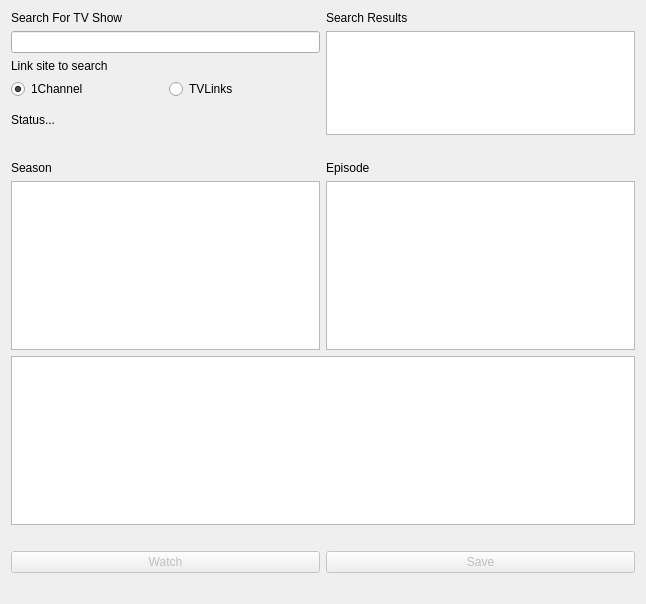
<?xml version="1.0" encoding="UTF-8"?>
<ui version="4.0">
 <class>Form</class>
 <widget class="QWidget" name="Form">
  <property name="geometry">
   <rect>
    <x>0</x>
    <y>0</y>
    <width>646</width>
    <height>604</height>
   </rect>
  </property>
  <property name="windowTitle">
   <string>Jankflix</string>
  </property>
  <layout class="QHBoxLayout" name="horizontalLayout">
   <item>
    <layout class="QGridLayout" name="gridLayout">
     <item row="2" column="0">
      <widget class="QLabel" name="label">
       <property name="text">
        <string>Search For TV Show</string>
       </property>
      </widget>
     </item>
     <item row="16" column="0">
      <widget class="QPushButton" name="myWatchPushButton">
       <property name="enabled">
        <bool>false</bool>
       </property>
       <property name="sizePolicy">
        <sizepolicy hsizetype="MinimumExpanding" vsizetype="Fixed">
         <horstretch>0</horstretch>
         <verstretch>0</verstretch>
        </sizepolicy>
       </property>
       <property name="text">
        <string>Watch</string>
       </property>
      </widget>
     </item>
     <item row="3" column="0">
      <widget class="QLineEdit" name="mySearchLineEdit"/>
     </item>
     <item row="4" column="0">
      <widget class="QLabel" name="label_5">
       <property name="text">
        <string>Link site to search</string>
       </property>
      </widget>
     </item>
     <item row="5" column="0">
      <layout class="QHBoxLayout" name="horizontalLayout_3">
       <item>
        <widget class="QRadioButton" name="my1ChannelRadioButton">
         <property name="text">
          <string>1Channel</string>
         </property>
         <property name="checked">
          <bool>true</bool>
         </property>
        </widget>
       </item>
       <item>
        <widget class="QRadioButton" name="myTVLinksRadioButton">
         <property name="text">
          <string>TVLinks</string>
         </property>
         <property name="checked">
          <bool>false</bool>
         </property>
        </widget>
       </item>
      </layout>
     </item>
     <item row="6" column="0" rowspan="3">
      <widget class="QLabel" name="myStatusLabel">
       <property name="text">
        <string>Status...</string>
       </property>
      </widget>
     </item>
     <item row="2" column="1">
      <widget class="QLabel" name="label_4">
       <property name="text">
        <string>Search Results</string>
       </property>
      </widget>
     </item>
     <item row="12" column="1">
      <widget class="QLabel" name="label_3">
       <property name="text">
        <string>Episode</string>
       </property>
      </widget>
     </item>
     <item row="12" column="0">
      <widget class="QLabel" name="label_2">
       <property name="text">
        <string>Season</string>
       </property>
      </widget>
     </item>
     <item row="19" column="0" colspan="2">
      <layout class="QGridLayout" name="myDownloadGridLayout"/>
     </item>
     <item row="15" column="0" colspan="2">
      <spacer name="horizontalSpacer_2">
       <property name="orientation">
        <enum>Qt::Horizontal</enum>
       </property>
       <property name="sizeHint" stdset="0">
        <size>
         <width>40</width>
         <height>20</height>
        </size>
       </property>
      </spacer>
     </item>
     <item row="11" column="0" colspan="2">
      <spacer name="horizontalSpacer_3">
       <property name="orientation">
        <enum>Qt::Horizontal</enum>
       </property>
       <property name="sizeHint" stdset="0">
        <size>
         <width>40</width>
         <height>20</height>
        </size>
       </property>
      </spacer>
     </item>
     <item row="16" column="1">
      <widget class="QPushButton" name="mySavePushButton">
       <property name="enabled">
        <bool>false</bool>
       </property>
       <property name="text">
        <string>Save</string>
       </property>
      </widget>
     </item>
     <item row="14" column="0" colspan="2">
      <widget class="QTextBrowser" name="textBrowser">
       <property name="html">
        <string>&lt;!DOCTYPE HTML PUBLIC &quot;-//W3C//DTD HTML 4.0//EN&quot; &quot;http://www.w3.org/TR/REC-html40/strict.dtd&quot;&gt;
&lt;html&gt;&lt;head&gt;&lt;meta name=&quot;qrichtext&quot; content=&quot;1&quot; /&gt;&lt;style type=&quot;text/css&quot;&gt;
p, li { white-space: pre-wrap; }
&lt;/style&gt;&lt;/head&gt;&lt;body style=&quot; font-family:'Ubuntu'; font-size:11pt; font-weight:400; font-style:normal;&quot;&gt;
&lt;p style=&quot;-qt-paragraph-type:empty; margin-top:0px; margin-bottom:0px; margin-left:0px; margin-right:0px; -qt-block-indent:0; text-indent:0px;&quot;&gt;&lt;br /&gt;&lt;/p&gt;&lt;/body&gt;&lt;/html&gt;</string>
       </property>
      </widget>
     </item>
     <item row="17" column="0" colspan="2">
      <spacer name="horizontalSpacer">
       <property name="orientation">
        <enum>Qt::Horizontal</enum>
       </property>
       <property name="sizeHint" stdset="0">
        <size>
         <width>40</width>
         <height>20</height>
        </size>
       </property>
      </spacer>
     </item>
     <item row="3" column="1" rowspan="6">
      <widget class="QListWidget" name="myResultsListWidget">
       <property name="editTriggers">
        <set>QAbstractItemView::NoEditTriggers</set>
       </property>
      </widget>
     </item>
     <item row="13" column="1">
      <widget class="QListWidget" name="myEpisodeListWidget">
       <property name="editTriggers">
        <set>QAbstractItemView::NoEditTriggers</set>
       </property>
      </widget>
     </item>
     <item row="13" column="0">
      <widget class="QListWidget" name="mySeasonListWidget">
       <property name="editTriggers">
        <set>QAbstractItemView::NoEditTriggers</set>
       </property>
      </widget>
     </item>
    </layout>
   </item>
  </layout>
 </widget>
 <resources/>
 <connections/>
</ui>
